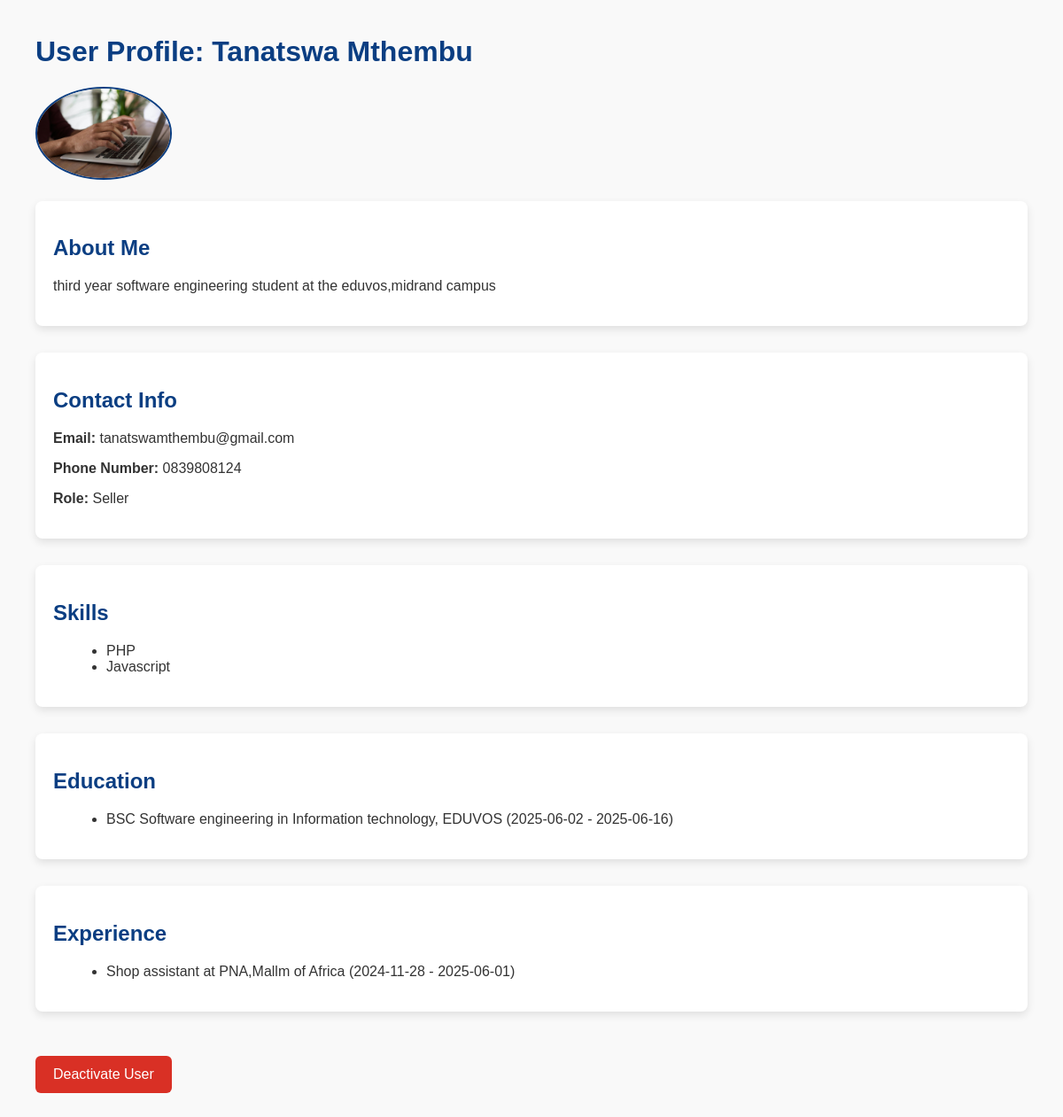
Page /PHP/admin_view.php?user_id=1 on the committed database.
### tables this page shows
CREATE TABLE `users` (
  `user_id` int(11) NOT NULL,
  `fname` varchar(250) DEFAULT NULL,
  `lname` varchar(250) DEFAULT NULL,
  `about_me` text NOT NULL,
  `email` varchar(250) DEFAULT NULL,
  `username` varchar(250) NOT NULL,
  `phone_num` varchar(15) DEFAULT NULL,
  `user_password` varchar(250) NOT NULL,
  `role` enum('buyer','seller','admin') NOT NULL,
  `profile_image` varchar(255) DEFAULT NULL,
  `created_at` timestamp NOT NULL DEFAULT current_timestamp(),
  `updated_at` timestamp NOT NULL DEFAULT current_timestamp() ON UPDATE current_timestamp()
);

CREATE TABLE `skills` (
  `skills_id` int(11) NOT NULL,
  `title` text DEFAULT NULL,
  `description` text DEFAULT NULL,
  `proficiency` int(11) DEFAULT NULL
);

CREATE TABLE `education` (
  `education_id` int(11) NOT NULL,
  `school` varchar(255) DEFAULT NULL,
  `degree` varchar(100) DEFAULT NULL,
  `field_of_study` varchar(100) DEFAULT NULL,
  `start_date` date DEFAULT NULL,
  `end_date` date DEFAULT NULL
);

CREATE TABLE `experience` (
  `experience_id` int(11) NOT NULL,
  `title` varchar(100) DEFAULT NULL,
  `company` varchar(255) DEFAULT NULL,
  `start_date` date DEFAULT NULL,
  `end_date` date DEFAULT NULL
);

### htdocs/PHP/admin_view.php (the view, shortened to what this page needs)
<?php
require_once("../Configurations/Config_db.php");
$user_id = $_GET['user_id'] ?? null;
$stmt = $conn->prepare("
  SELECT fname, lname, email, phone_num, about_me, profile_image, role
  FROM users
  WHERE user_id = ?
");
$stmt->bind_param("i", $user_id);
$stmt->execute();
$user_info = $stmt->get_result()->fetch_assoc();
$skills = [];
$educations = [];
$experiences = [];
if ($user_info['role'] === 'seller') {
    $stmt = $conn->prepare("
      SELECT s.title
      FROM seller_skills ss
      JOIN skills s ON ss.skills_id = s.skills_id
      WHERE ss.seller_id = ?
    ");
    $stmt->bind_param("i", $user_id);
    $stmt->execute();
    $skills = $stmt->get_result()->fetch_all(MYSQLI_ASSOC);
    $stmt = $conn->prepare("
      SELECT e.degree, e.field_of_study, e.school, e.start_date, e.end_date
      FROM education e
      JOIN user_education ue ON e.education_id = ue.education_id
      WHERE ue.user_id = ?
    ");
    $stmt->bind_param("i", $user_id);
    $stmt->execute();
    $educations = $stmt->get_result()->fetch_all(MYSQLI_ASSOC);
    $stmt = $conn->prepare("
      SELECT ex.title, ex.company, ex.start_date, ex.end_date
      FROM experience ex
      JOIN user_experience ue ON ex.experience_id = ue.experience_id
      WHERE ue.user_id = ?
    ");
    $stmt->bind_param("i", $user_id);
    $stmt->execute();
    $experiences = $stmt->get_result()->fetch_all(MYSQLI_ASSOC);
}
?>
<!DOCTYPE html>
<html lang="en">
<head>
</head>
<body>
  <h1>User Profile: <?= htmlspecialchars($user_info['fname'] . ' ' . $user_info['lname']) ?></h1>
  <?php if (!empty($user_info['profile_image'])): ?>
    <img src="../uploads/<?= htmlspecialchars($user_info['profile_image']) ?>" alt="Profile Image" class="profile-image" />
  <?php endif; ?>
  <section>
    <h2>About Me</h2>
    <p><?= nl2br(htmlspecialchars($user_info['about_me'] ?: 'No description available.')) ?></p>
  </section>
  <section>
    <h2>Contact Info</h2>
    <p><strong>Email:</strong> <?= htmlspecialchars($user_info['email']) ?></p>
    <p><strong>Phone Number:</strong> <?= htmlspecialchars($user_info['phone_num'] ?: 'Not provided') ?></p>
    <p><strong>Role:</strong> <?= htmlspecialchars(ucfirst($user_info['role'])) ?></p>
  </section>
  <?php if ($user_info['role'] === 'seller'): ?>
    <section>
      <h2>Skills</h2>
      <?php if (count($skills) === 0): ?>
        <p>No skills listed.</p>
      <?php else: ?>
        <ul>
          <?php foreach ($skills as $skill): ?>
            <li><?= htmlspecialchars($skill['title']) ?></li>
          <?php endforeach; ?>
        </ul>
      <?php endif; ?>
    </section>
    <section>
      <h2>Education</h2>
      <?php if (count($educations) === 0): ?>
        <p>No education information available.</p>
      <?php else: ?>
        <ul>
          <?php foreach ($educations as $edu): ?>
            <li>
              <?= htmlspecialchars($edu['degree']) ?> in <?= htmlspecialchars($edu['field_of_study']) ?>,
              <?= htmlspecialchars($edu['school']) ?> (<?= htmlspecialchars($edu['start_date']) ?> - <?= htmlspecialchars($edu['end_date'] ?: 'Present') ?>)
            </li>
          <?php endforeach; ?>
        </ul>
      <?php endif; ?>
    </section>
    <section>
      <h2>Experience</h2>
      <?php if (count($experiences) === 0): ?>
        <p>No experience information available.</p>
      <?php else: ?>
        <ul>
          <?php foreach ($experiences as $exp): ?>
            <li>
              <?= htmlspecialchars($exp['title']) ?> at <?= htmlspecialchars($exp['company']) ?> (<?= htmlspecialchars($exp['start_date']) ?> - <?= htmlspecialchars($exp['end_date'] ?: 'Present') ?>)
            </li>
          <?php endforeach; ?>
        </ul>
      <?php endif; ?>
    </section>
  <?php endif; ?>
  <form method="POST" action="deactivate_user.php" onsubmit="return confirmDeactivate();">
    <button type="submit" class="deactivate-btn">Deactivate User</button>
  </form>
</body>
</html>

### htdocs/PHP/admin_view.php (style rules this page uses)
body { font-family: Arial, sans-serif; margin: 40px; background: #f9f9f9; color: #333; }
section { background: white; padding: 20px; margin-bottom: 30px; border-radius: 8px; box-shadow: 0 4px 10px rgba(0,0,0,0.1); }
h1, h2 { color: #0b3e82; }
ul { list-style-type: disc; margin-left: 20px; }
.profile-image { max-width: 150px; max-height: 150px; border-radius: 50%; object-fit: cover; margin-bottom: 20px; border: 2px solid #0b3e82; }
.deactivate-btn { background-color: #d93025; border: none; color: white; padding: 12px 20px; font-size: 1rem; border-radius: 6px; cursor: pointer; transition: background-color 0.3s ease; margin-top: 20px; }

### rows in the picture
users: fname+lname "Tanatswa Mthembu", profile_image (picture), about_me "third year software engineering student at the eduvos,midrand campus", email "tanatswamthembu@gmail.com", phone_num "0839808124", role "Seller"
skills: title "PHP"
skills: title "Javascript"
education: degree "BSC Software engineering", field_of_study "Information technology", school "EDUVOS", start_date "2025-06-02", end_date "2025-06-16"
experience: title "Shop assistant", company "PNA,Mallm of Africa", start_date "2024-11-28", end_date "2025-06-01"
